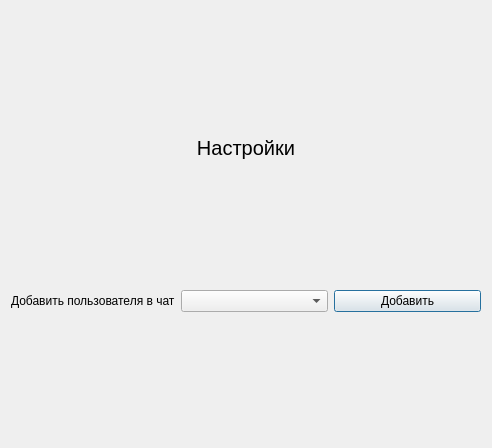
<?xml version="1.0" encoding="UTF-8"?>
<ui version="4.0">
 <class>DialogSettingChat</class>
 <widget class="QDialog" name="DialogSettingChat">
  <property name="geometry">
   <rect>
    <x>0</x>
    <y>0</y>
    <width>492</width>
    <height>448</height>
   </rect>
  </property>
  <property name="windowTitle">
   <string>Dialog</string>
  </property>
  <layout class="QGridLayout" name="gridLayout">
   <item row="1" column="2">
    <widget class="QPushButton" name="addUserChat">
     <property name="text">
      <string>Добавить</string>
     </property>
    </widget>
   </item>
   <item row="0" column="0" colspan="3">
    <widget class="QLabel" name="label_2">
     <property name="maximumSize">
      <size>
       <width>16777215</width>
       <height>25</height>
      </size>
     </property>
     <property name="font">
      <font>
       <pointsize>15</pointsize>
      </font>
     </property>
     <property name="text">
      <string>Настройки</string>
     </property>
     <property name="alignment">
      <set>Qt::AlignCenter</set>
     </property>
    </widget>
   </item>
   <item row="1" column="0">
    <widget class="QLabel" name="label">
     <property name="text">
      <string>Добавить пользователя в чат</string>
     </property>
    </widget>
   </item>
   <item row="1" column="1">
    <widget class="QComboBox" name="comboBox"/>
   </item>
  </layout>
 </widget>
 <resources/>
 <connections/>
</ui>
